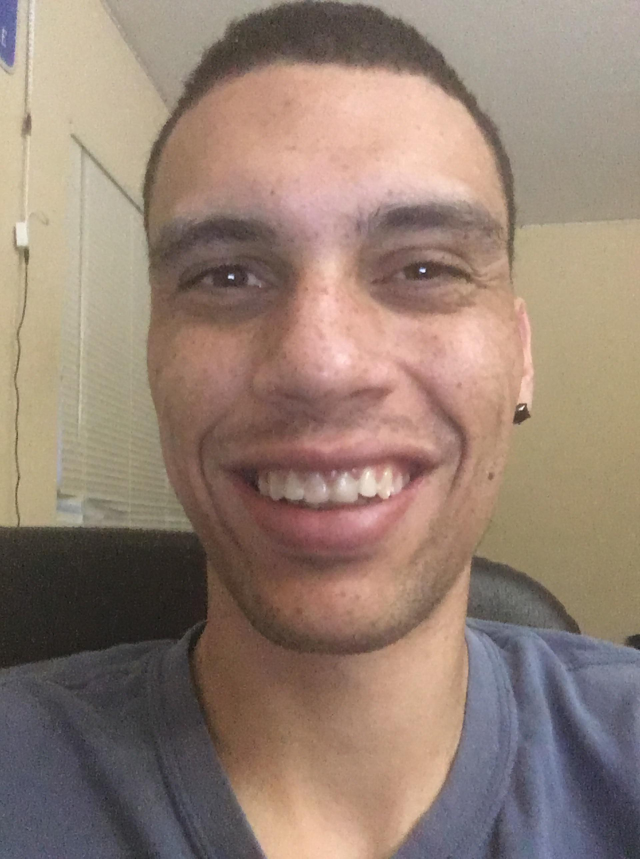
%> input picture Lab #4/Anthony.jpg, 1920 x 2576 px (shown at 1/3 size)
$ octave ee152lab4final.m   (GNU Octave 9; MATLAB toolbox functions it lacks are replaced by stand-ins)
%> lines starting %> are read from the running program, lines starting %| are printed output that depends on the picture
%%part4.1
me = imread('Anthony.jpg');
me = im2double(rgb2gray(me));
me = imresize(me, [256 256]);
%> me: size 256x256 double
imshow(me);
figure(1);
imhist(me);
%> figure, not shown here; highest point at x = 0.675, y = 894
figure(2);
%%part4.2(a)
g = fspecial('gaussian',100,2.5);
s = size(g);
g = padarray(g,[(256-s(1))/2 (256-s(1))/2],0,'both');
imagesc(g);
figure(3);
imagesc(log(abs(fftshift(fft2(g)))))
figure(4);

%%part4.3(b)
gaus1 = imfilter(me,g);
k = 1;
imshow(gaus1);
figure(5);
imagesc(log(abs(fftshift(fft2(gaus1)))));
figure(6);
imshow(imresize(gaus1, [256/(2^k) 256/(2^k)]));
figure(7);
imagesc(log(abs(fftshift(fft2(imresize(gaus1, [256/(2^k) 256/(2^k)]))))));
figure(8);
gaus2 = imfilter(gaus1,g);
k = 2;
imshow(gaus2);
figure(9);
imagesc(log(abs(fftshift(fft2(gaus2)))));
figure(10);
imshow(imresize(gaus2, [256/(2^k) 256/(2^k)]));
figure(11);
imagesc(log(abs(fftshift(fft2(imresize(G2, [256/(2^k) 256/(2^k)]))))))
%> (this line was passed over: G2 is not available in this run)
figure(12);
gaus3 = imfilter(gaus2,g);
k = 2;
imshow(gaus3);
figure(13);
imagesc(log(abs(fftshift(fft2(G3)))));
%> (this line was passed over: G3 is not available in this run)
figure(14);
imshow(imresize(gaus3, [256/(2^k) 256/(2^k)]));
figure(15);
imagesc(log(abs(fftshift(fft2(imresize(G3, [256/(2^k) 256/(2^k)]))))));
%> (this line was passed over: G3 is not available in this run)
figure(16);
%% Part 4.2(c)
lap1 = imsubtract(gaus1,me);
imshow(lap1);
figure(17);
imagesc(log(abs(fftshift(fft2(lap1)))));
%> this loop made 3 passes; what is shown inside it comes from the first
figure(18);
imshow(imresize(lap1, [128 128]));
figure(18);
imagesc(log(abs(fftshift(fft2(imresize(lap1, [128 128]))))))
figure(19);
lap2 = imsubtract(gaus2,gaus1);
imshow(lap2);
figure(20);
imagesc(log(abs(fftshift(fft2(lap2)))))
figure(21);
imshow(imresize(lap2, [64 64]));
figure(22);
imagesc(log(abs(fftshift(fft2(imresize(lap2, [64 64]))))))
figure(23);
lap3 = imsubtract(gaus3,gaus2);
imshow(lap3);
figure(24);
imagesc(log(abs(fftshift(fft2(lap3)))));
figure(25);
imshow(imresize(lap3, [32 32]));
figure(26);
imagesc(log(abs(fftshift(fft2(imresize(lap3, [32 32]))))))
%%4.3(a)
C = zeros(256,256,3);
for i = 1:3
if i == 1
[CA1, CH1, CV1, CD1] = dwt2(me, 'haar', 'mode', 'per');
C_1 = [CA1 CV1; CH1 CD1];
elseif i == 2
[CA2, CH2, CV2, CD2] = dwt2(CA1, 'haar', 'mode', 'per');
C_2 = [CA2 CV2; CH2 CD2];
C_1 = [C_2 CV1; CH1 CD1];
elseif i ==3
[CA3, CH3, CV3, CD3] = dwt2(CA2, 'haar', 'mode', 'per');
C_3 = [CA3 CV3; CH3 CD3];
C_2 = [C_3 CV2; CH2 CD2];
C_1 = [C_2 CV1; CH1 CD1];
end
 C(:,:,i) = C_1;
imagesc(C(:,:,i));
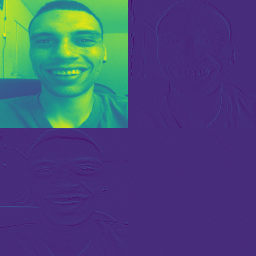
%> displayed picture: size 256x256x3, on the screen's scale of 0 to 255; mean R, G, B 71.4, 76.1, 120.4

figure((i+26));
end
%%part4.3(b)
CA_2 = idwt2(CA3, CH3, CV3, CD3, 'haar', 'mode', 'per');
CA_1 = idwt2(CA_2, CH2, CV2, CD2, 'haar', 'mode', 'per');
CA_0 = idwt2(CA_1, CH1, CV1, CD1, 'haar', 'mode', 'per');
imagesc(CA_0);
figure(30);

%%part4.3(c)
z = zeros(32,32);
z2 = zeros(64,64);
z3 = zeros(128,128);
%%
% CA3
CA_2 = idwt2(CA3, z, z, z, 'haar', 'mode', 'per');
CA_1 = idwt2(CA_2, z2, z2, z2, 'haar', 'mode', 'per');
CA_0 = idwt2(CA_1, z3, z3, z3, 'haar', 'mode', 'per');
imagesc(CA_0);
figure(31);
imagesc(log(abs(fftshift(fft2(CA_0)))));
figure(32);
%%
% CH3
CA_2 = idwt2(z, CH3, z, z, 'haar', 'mode', 'per');
CA_1 = idwt2(CA_2, z2, z2, z2, 'haar', 'mode', 'per');
CA_0 = idwt2(CA_1, z3, z3, z3, 'haar', 'mode', 'per');
imagesc(CA_0);
figure(33);
imagesc(log(abs(fftshift(fft2(CA_0)))));
figure(34);
%%
% CV3
CA_2 = idwt2(z, z, CV3, z, 'haar', 'mode', 'per');
CA_1 = idwt2(CA_2, z2, z2, z2, 'haar', 'mode', 'per');
CA_0 = idwt2(CA_1, z3, z3, z3, 'haar', 'mode', 'per');
imagesc(CA_0);
figure(35);
imagesc(log(abs(fftshift(fft2(CA_0)))));
figure(36);
%%
% CD3
CA_2 = idwt2(z, z, z, CD3, 'haar', 'mode', 'per');
CA_1 = idwt2(CA_2, z2, z2, z2, 'haar', 'mode', 'per');
CA_0 = idwt2(CA_1, z3, z3, z3, 'haar', 'mode', 'per');
imagesc(CA_0);
figure(37);
imagesc(log(abs(fftshift(fft2(CA_0)))));
figure(38);
%%
% CH2
CA_1 = idwt2(z2, CH2, z2, z2, 'haar', 'mode', 'per');
CA_0 = idwt2(CA_1, z3, z3, z3, 'haar', 'mode', 'per');
imagesc(CA_0);
figure(39);
imagesc(log(abs(fftshift(fft2(CA_0)))));
figure(40);
%%
% CV2
CA_1 = idwt2(z2, z2, CV2, z2, 'haar', 'mode', 'per');
CA_0 = idwt2(CA_1, z3, z3, z3, 'haar', 'mode', 'per');
imagesc(CA_0);
figure(41);
imagesc(log(abs(fftshift(fft2(CA_0)))));
figure(42);
%%
% CD2
CA_1 = idwt2(z2, z2, z2, CD2, 'haar', 'mode', 'per');
CA_0 = idwt2(CA_1, z3, z3, z3, 'haar', 'mode', 'per');
imagesc(CA_0);
figure(43);
imagesc(log(abs(fftshift(fft2(CA_0)))));
figure(44);
%%
% CH1
CA_0 = idwt2(z3, CH1, z3, z3, 'haar', 'mode', 'per');
imagesc(CA_0);
figure(45);
imagesc(log(abs(fftshift(fft2(CA_0)))));
figure(46);
%%
% CV1
CA_0 = idwt2(z3, z3, CV1, z3, 'haar', 'mode', 'per');
imagesc(CA_0);
figure(47);
imagesc(log(abs(fftshift(fft2(CA_0)))));
figure(48);
%%
% CD1
CA_0 = idwt2(z3, z3, z3, CD1, 'haar', 'mode', 'per');
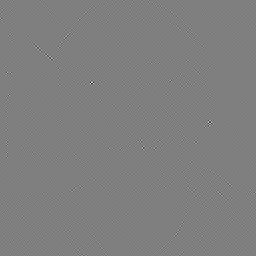
%> CA_0: size 256x256 double; min -0.081, max 0.081, mean 0; drawn with min black and max white
imagesc(CA_0);
figure(49);
imagesc(log(abs(fftshift(fft2(CA_0)))));
figure(50);
%%bonus
anthony = imread('anthonyface.jpg');
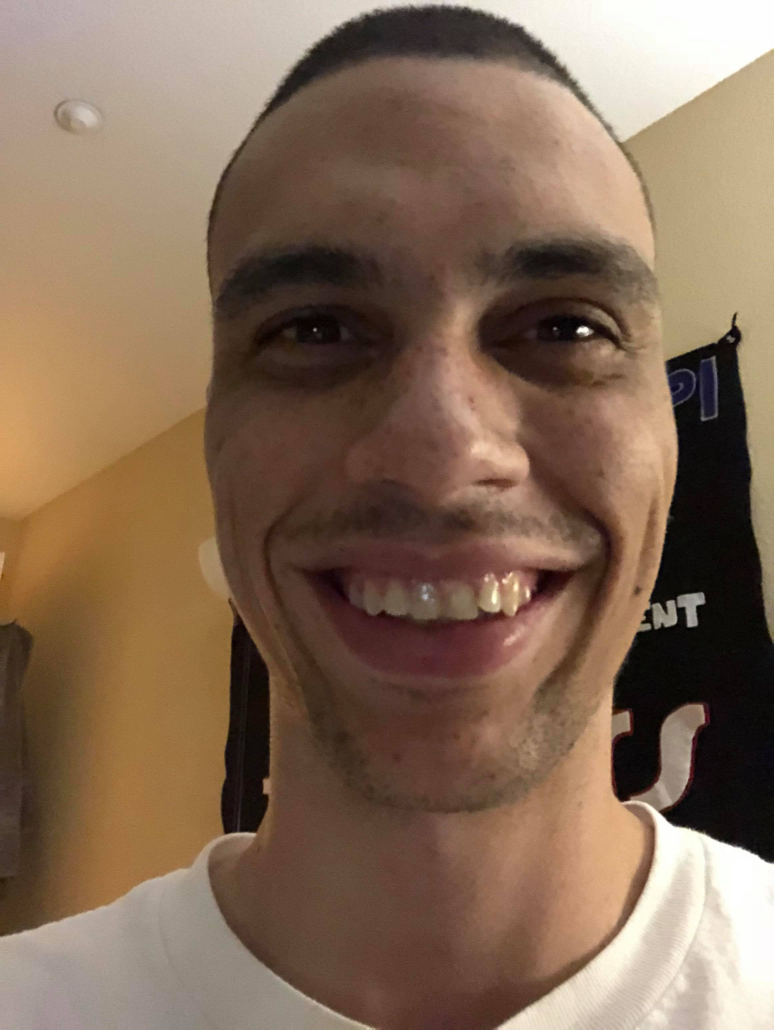
%> input picture Lab #4/anthonyface.jpg, 2320 x 3088 px (shown at 1/3 size)
imshow(anthony);
anthony = imcrop(anthony, [554 90 1500 2400]);
anthony = imresize(anthony, [256 256]);
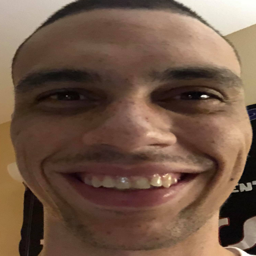
%> anthony: size 256x256x3 uint8; mean R, G, B 114.5, 88, 71.2
imshow(anthony);
figure();
jacky = imread('jackyface.jpg');
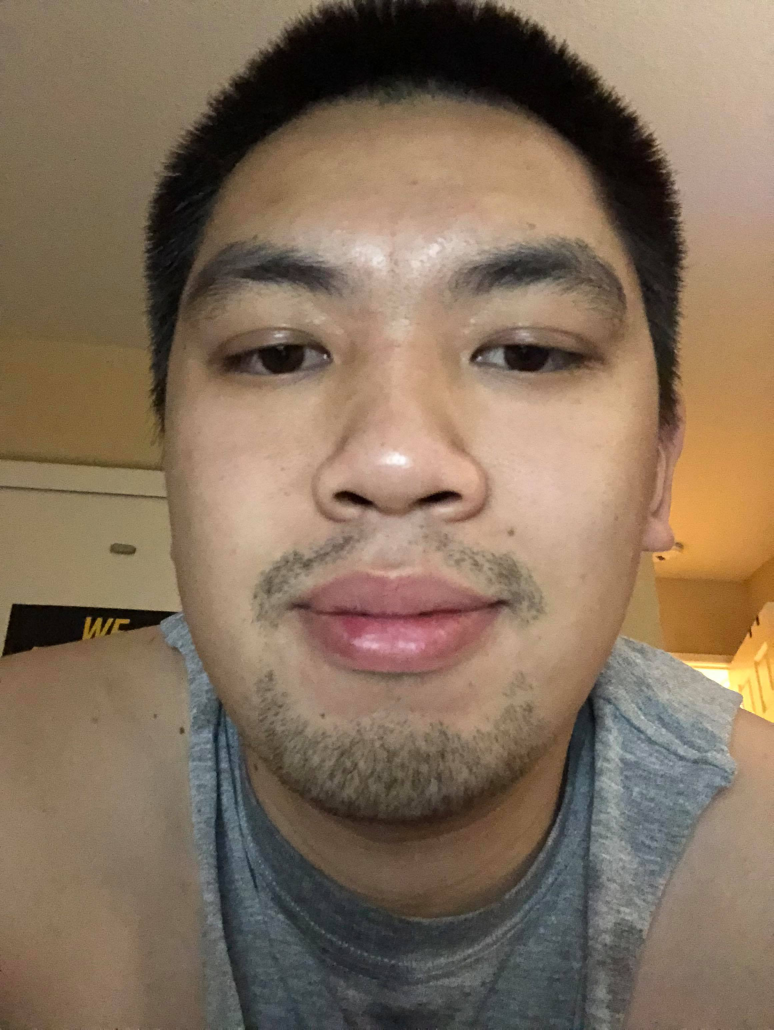
%> input picture Lab #4/jackyface.jpg, 2320 x 3088 px (shown at 1/3 size)
imshow(jacky);
jacky = imcrop(jacky, [454 90 1500 2400]);
jacky = imresize(jacky, [256 256]);
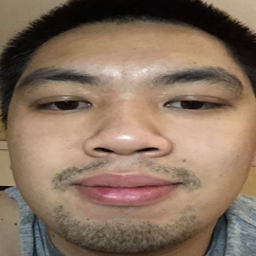
%> jacky: size 256x256x3 uint8; mean R, G, B 136.1, 113.4, 95.4
imshow(jacky);
figure();
morph = imfuse(anthony,jacky)
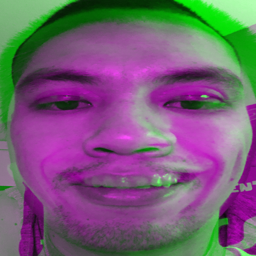
%> morph: size 256x256x3 uint8; mean R, G, B 118, 93.3, 118
imshow(morph);
gaus11 = imfilter(morph,g);
k = 1;
imshow(gaus11);
figure(51);
imagesc(log(abs(fftshift(fft2(gaus11)))));
figure(52);
imshow(imresize(gaus11, [256/(2^k) 256/(2^k)]));
figure(53);
imagesc(log(abs(fftshift(fft2(imresize(gaus11, [256/(2^k) 256/(2^k)]))))));
figure(54);
gaus22 = imfilter(gaus11,g);
k = 2;
imshow(gaus22);
figure(55);
imagesc(log(abs(fftshift(fft2(gaus22)))));
figure(56);
imshow(imresize(gaus22, [256/(2^k) 256/(2^k)]));
figure(57);
imagesc(log(abs(fftshift(fft2(imresize(gaus2, [256/(2^k) 256/(2^k)]))))))
figure(58);
gaus33 = imfilter(gaus22,g);
k = 2;
imshow(gaus33);
figure(59);
